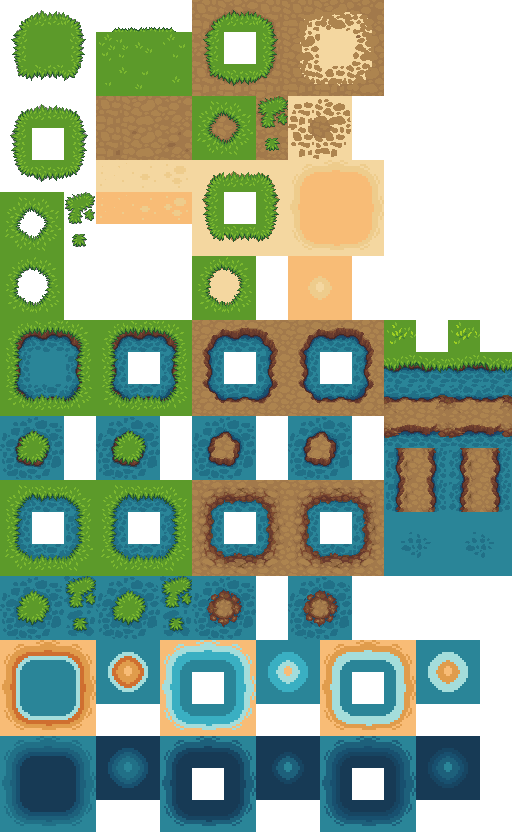
#> input picture scripts/terrain_modern/terrain_spring_LPC_original.png, 512 x 832 px, given in place of floors.png, which was not available
$ python build_streets.py
#> lines starting #> are read from the running program, lines starting #| are printed output that depends on the picture
# Paint the town streets' paving sheet: assets/lpc/Structure/Floor/streets_modern.png
#
#   python -I build_streets.py
#
# Each surface is a block of 2x2 cells (128px a cell, so 256px a block) holding one
# repeat of a painted seamless texture (ChatGPT tiles, tile627.py); world/
# townPlanner.js lays a street tile from the cell its (q & 1, r & 1) picks, so the
# pattern runs on unbroken across the street at twice the size of one cell.
# Each surface is tinted to the colour of the structure/floors.png cell the culture
# paved with before, so every culture keeps its own street look. The block layout
# (cell addresses in 32px units, as data/architecture.json `streets` gives them):
#   row 0: cobble grey [0,0], cobble beige [2,0], brick red [4,0], flags cream [6,0],
#          brick cream (laid lengthways) [8,0], square slabs cream [10,0],
#          flags dark [12,0], brick dark [14,0]
#   row 2: herringbone blue [0,2], flags grey [2,2], cobble mauve [4,2],
#          square slabs grey [6,2], flags tan [8,2], packed sand [10,2],
#          river cobbles (turned) [12,2], crazy paving grey [14,2]
#   row 4: cobble light [0,4]
import os
import numpy as np
from PIL import Image

HERE = os.path.dirname(os.path.abspath(__file__))
ROOT = os.path.abspath(os.path.join(HERE, '..', '..'))
OUT = os.path.join(ROOT, 'assets', 'lpc', 'Structure', 'Floor', 'streets_modern.png')
FLOORS = os.path.join(ROOT, 'assets', 'lpc', 'Structure', 'Floor', 'floors.png')
K = 4
B = 2 * 32 * K          # a block: 2x2 cells at 128px

# (block x, block y in cells) <- (texture, floors.png cell to take the colour from,
#  options: rot = turn a quarter, zoom = repeats across the block, contrast)
SURFACES = [
    ((0, 0), 'cobble', (29, 58), {}),
    ((2, 0), 'cobble', (28, 53), {}),
    ((4, 0), 'brick', None, {'colour': (164, 85, 60)}),
    ((6, 0), 'flagstone', (13, 51), {}),
    ((8, 0), 'brick', (22, 51), {'rot': True}),
    ((10, 0), 'square', (26, 51), {}),
    ((12, 0), 'flagstone', (8, 57), {'contrast': 1.3}),
    ((14, 0), 'brick', (11, 57), {}),
    ((0, 2), 'herringbone', (10, 53), {'contrast': 1.2}),
    ((2, 2), 'flagstone', (13, 59), {}),
    ((4, 2), 'cobble', (24, 60), {}),
    ((6, 2), 'square', (26, 59), {}),
    ((8, 2), 'flagstone', (13, 53), {}),
    ((10, 2), 'sand', (2, 59), {'zoom': 2}),
    ((12, 2), 'cobble', (6, 59), {'rot': True, 'contrast': 1.15}),
    ((14, 2), 'crazy', (12, 56), {}),
    ((0, 4), 'cobble', (24, 58), {}),
]
TEXFILE = {'cobble': 'cobble_tile.png', 'brick': 'brick_tile.png', 'flagstone': 'flagstone_tile.png',
           'square': 'square_tile.png', 'herringbone': 'herringbone_tile.png', 'crazy': 'crazy_tile.png',
           'sand': 'sand.png'}


def lum(a):
    return a[..., 0] * 0.299 + a[..., 1] * 0.587 + a[..., 2] * 0.114


def periodic_resize(im, size):
    """Resize a seamless tile, wrapping round (a 3x3 repeat, the middle cut out)."""
    W = im.size[0]
    big = Image.new('RGB', (W * 3, W * 3))
    for yy in range(3):
        for xx in range(3):
            big.paste(im, (xx * W, yy * W))
    return np.asarray(big.resize((size * 3, size * 3), Image.LANCZOS), np.float32)[size:2 * size, size:2 * size]


def surface(tex, target, zoom=1, rot=False, contrast=1.0):
    im = Image.open(os.path.join(HERE, TEXFILE[tex])).convert('RGB')
    if rot:
        im = im.transpose(Image.ROTATE_90)
    t = np.tile(periodic_resize(im, B // zoom), (zoom, zoom, 1))
    tmean = t.reshape(-1, 3).mean(0)
    rel0 = (lum(t) / max(lum(t).mean(), 1))[..., None]
    chroma = t - tmean * rel0
    target = np.array(target, np.float32)
    return np.clip(target * rel0 ** contrast + 0.5 * chroma * (lum(target) / max(lum(tmean), 1)), 0, 255)


def main():
    floors = np.asarray(Image.open(FLOORS).convert('RGB'), np.float32)
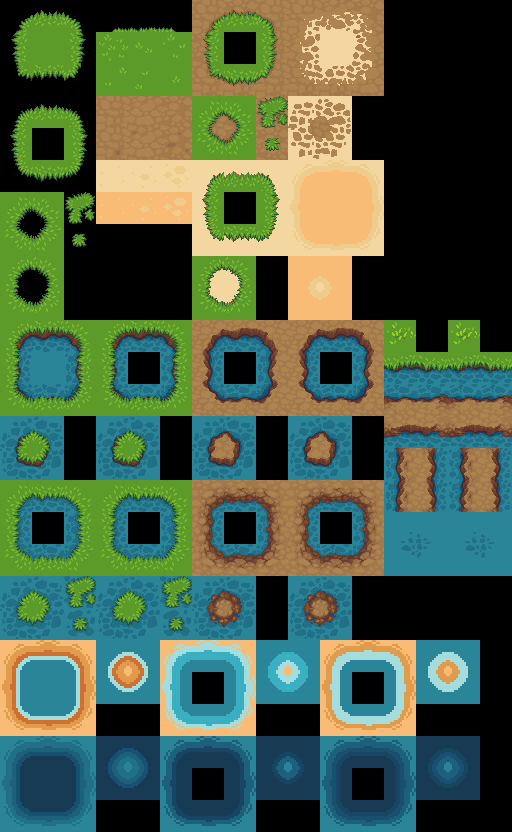
#> floors: shape (832, 512, 3) float32; mean R, G, B 73.1, 94.2, 71.2
    rows = max(by for (bx, by), *_ in SURFACES) // 2 + 1
    out = np.zeros((rows * B, 8 * B, 4), np.float32)
    for (bx, by), tex, cell, opt in SURFACES:
        if cell:
            c, r = cell
            target = floors[r * 32:(r + 1) * 32, c * 32:(c + 1) * 32].reshape(-1, 3).mean(0)
#> target = [nan, nan, nan]
        else:
            target = opt['colour']
        s = surface(tex, target, opt.get('zoom', 1), opt.get('rot', False), opt.get('contrast', 1.0))
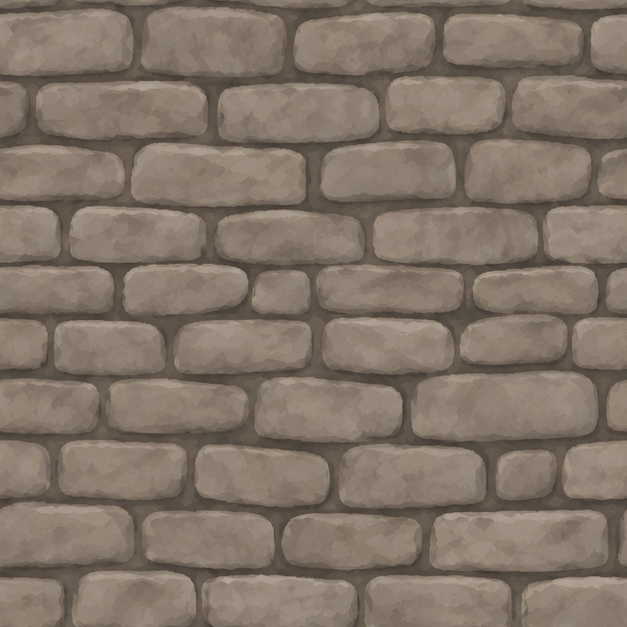
#> input picture scripts/terrain_modern/cobble_tile.png, 627 x 627 px
#> in surface, im is the input picture: PIL image 627x627 RGB; mean R, G, B 129.2, 116.1, 103.5
#> in periodic_resize, `big = Image.new('RGB', (W * 3, W * 3))`: big: PIL image 1881x1881 RGB; every value is 0
#> after the loop in periodic_resize, `for yy in range(3):`:
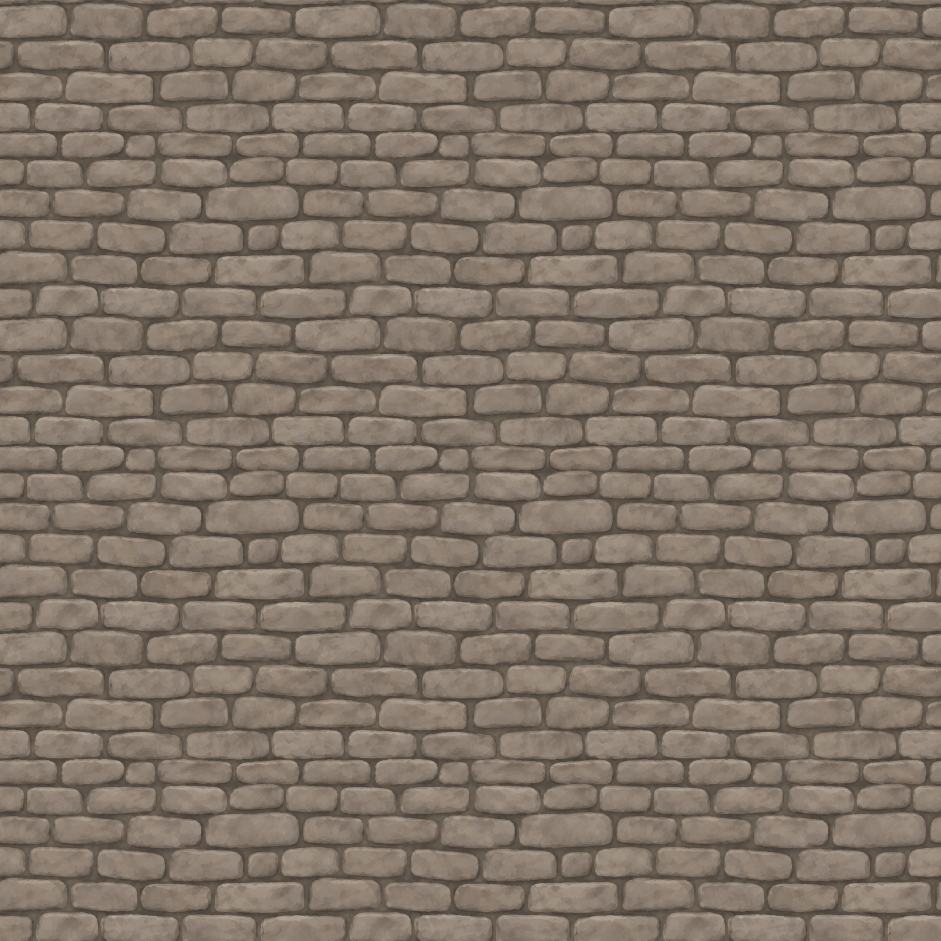
#> big: PIL image 1881x1881 RGB (shown at 1/2 size); mean R, G, B 129.2, 116.1, 103.5
#> in surface, `tmean = t.reshape(-1, 3).mean(0)`: tmean = [129.2, 116.1, 103.5]
#> in lum, `return a[..., 0] * 0.299 + a[..., 1] * 0.587 + a[..., 2] * 0.114`:
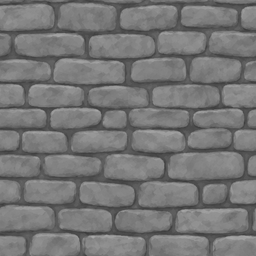
#> returned value: shape (256, 256) float32; min 57.89, max 168.9, mean 118.6
#> in surface, `rel0 = (lum(t) / max(lum(t).mean(), 1))[..., None]`:
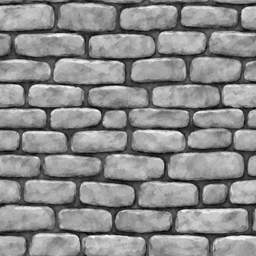
#> rel0: shape (256, 256, 1) float32; min 0.488, max 1.42, mean 1; drawn with min black and max white
#> in surface, `chroma = t - tmean * rel0`:
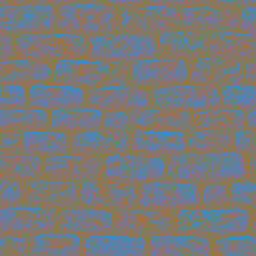
#> chroma: shape (256, 256, 3) float32; mean R, G, B 1.64e-05, 1.47e-05, 1.31e-05; drawn with min black and max white
#> in surface, `target = np.array(target, np.float32)`: target = [nan, nan, nan]
#> in surface, `return np.clip(target * rel0 ** contrast + 0.5 * chroma * (lum(target)..`: returned value: shape (256, 256, 3) float32; every value is NaN or infinite
        y0, x0 = by * 32 * K, bx * 32 * K
        out[y0:y0 + B, x0:x0 + B, :3] = s
#> out: shape (768, 2048, 4) float32; 3.12% of the values are NaN or infinite; the others: min 0, max 0, mean 0
        out[y0:y0 + B, x0:x0 + B, 3] = 255
#> out: shape (768, 2048, 4) float32; 3.12% of the values are NaN or infinite; the others: min 0, max 255, mean 2.74
        print(f'[{bx},{by}] {tex} <- {cell or opt["colour"]} mean {np.round(target).astype(int).tolist()}')
#| [0,0] cobble <- (29, 58) mean [-9223372036854775808, -9223372036854775808, -9223372036854775808]
#> pass 3 of the loop in main, `for (bx, by), tex, cell, opt in SURFACES:`:
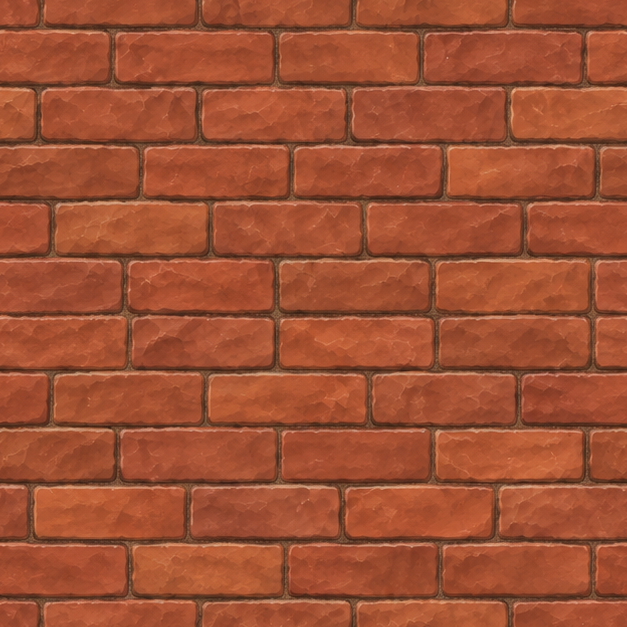
#> input picture scripts/terrain_modern/brick_tile.png, 627 x 627 px
#> in surface, im is the input picture: PIL image 627x627 RGB; mean R, G, B 158.7, 80.5, 51.5
#> after the loop in periodic_resize (call 3), `for yy in range(3):`:
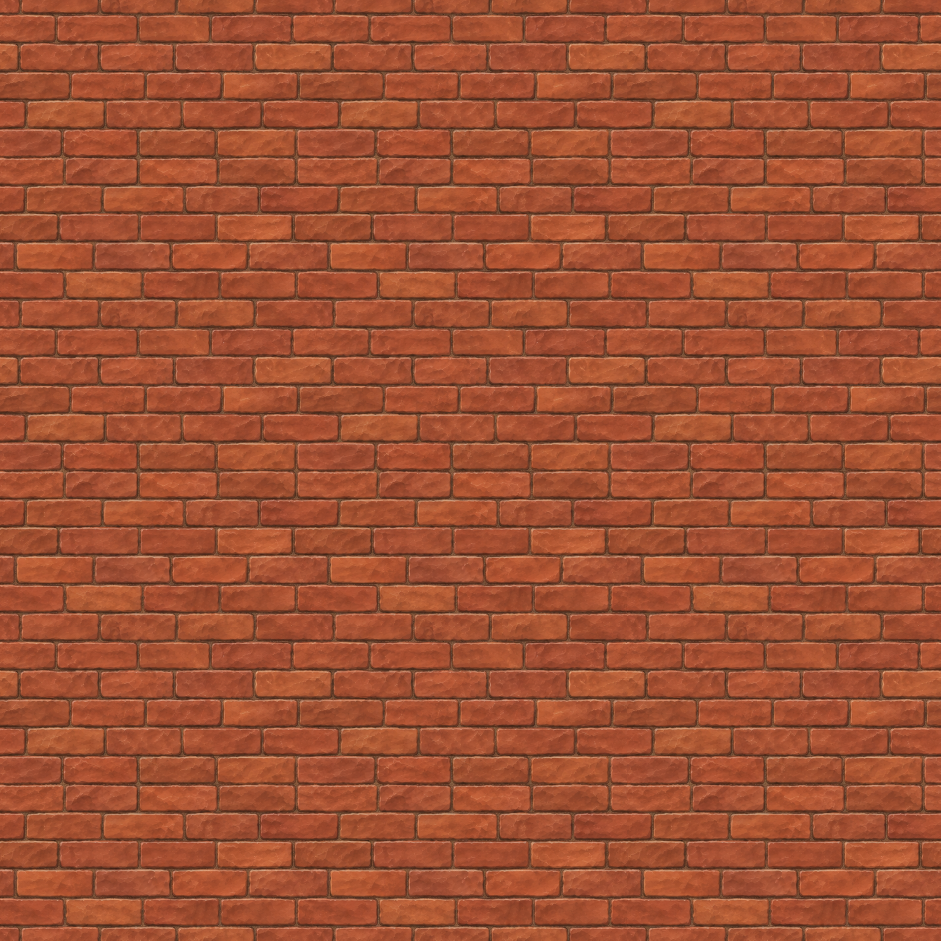
#> big: PIL image 1881x1881 RGB (shown at 1/2 size); mean R, G, B 158.7, 80.5, 51.5
#> tmean = [158.7, 80.48, 51.49]
#> in surface (call 3), `chroma = t - tmean * rel0`:
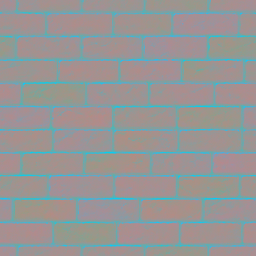
#> chroma: shape (256, 256, 3) float32; mean R, G, B 0, 0, 0; drawn with min black and max white
#> the loop made 17 passes; the first 3 are shown
    Image.fromarray(np.clip(out + 0.5, 0, 255).astype(np.uint8), 'RGBA').save(OUT)
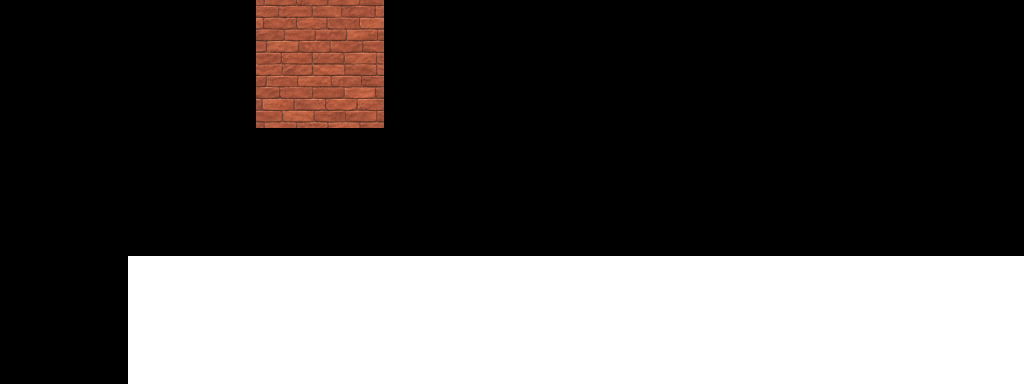
#> saved as streets_modern.png: PIL image 2048x768 RGBA (shown at 1/2 size); mean R, G, B, A 6.8, 3.5, 2.5, 180.6; transparent parts drawn white
    print('wrote', os.path.relpath(OUT, ROOT), out.shape[1], 'x', out.shape[0])
#| wrote assets/lpc/Structure/Floor/streets_modern.png 2048 x 768


main()
